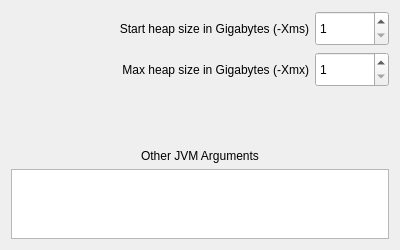
<?xml version="1.0" encoding="UTF-8"?>
<ui version="4.0">
 <class>Dialog</class>
 <widget class="QDialog" name="Dialog">
  <property name="geometry">
   <rect>
    <x>0</x>
    <y>0</y>
    <width>400</width>
    <height>250</height>
   </rect>
  </property>
  <property name="windowTitle">
   <string>Advanced Options</string>
  </property>
  <layout class="QGridLayout" name="gridLayout" rowstretch="1,1,1,1,1" columnstretch="4,1">
   <item row="0" column="0">
    <widget class="QLabel" name="label">
     <property name="sizePolicy">
      <sizepolicy hsizetype="Ignored" vsizetype="Expanding">
       <horstretch>0</horstretch>
       <verstretch>0</verstretch>
      </sizepolicy>
     </property>
     <property name="text">
      <string>Start heap size in Gigabytes (-Xms)</string>
     </property>
     <property name="alignment">
      <set>Qt::AlignRight|Qt::AlignTrailing|Qt::AlignVCenter</set>
     </property>
    </widget>
   </item>
   <item row="0" column="1">
    <widget class="QSpinBox" name="START_HEAP_SIZE">
     <property name="sizePolicy">
      <sizepolicy hsizetype="Minimum" vsizetype="Expanding">
       <horstretch>0</horstretch>
       <verstretch>0</verstretch>
      </sizepolicy>
     </property>
     <property name="minimum">
      <number>1</number>
     </property>
    </widget>
   </item>
   <item row="1" column="0">
    <widget class="QLabel" name="label_2">
     <property name="sizePolicy">
      <sizepolicy hsizetype="Preferred" vsizetype="Expanding">
       <horstretch>0</horstretch>
       <verstretch>0</verstretch>
      </sizepolicy>
     </property>
     <property name="text">
      <string>Max heap size in Gigabytes (-Xmx)</string>
     </property>
     <property name="alignment">
      <set>Qt::AlignRight|Qt::AlignTrailing|Qt::AlignVCenter</set>
     </property>
    </widget>
   </item>
   <item row="1" column="1">
    <widget class="QSpinBox" name="MAX_HEAP_SIZE">
     <property name="sizePolicy">
      <sizepolicy hsizetype="Minimum" vsizetype="Expanding">
       <horstretch>0</horstretch>
       <verstretch>0</verstretch>
      </sizepolicy>
     </property>
     <property name="minimum">
      <number>1</number>
     </property>
    </widget>
   </item>
   <item row="2" column="1">
    <spacer name="verticalSpacer">
     <property name="orientation">
      <enum>Qt::Vertical</enum>
     </property>
     <property name="sizeHint" stdset="0">
      <size>
       <width>20</width>
       <height>22</height>
      </size>
     </property>
    </spacer>
   </item>
   <item row="4" column="0" colspan="2">
    <widget class="QTextEdit" name="OTHER_ARGUMENTS"/>
   </item>
   <item row="3" column="0" colspan="2">
    <widget class="QLabel" name="label_3">
     <property name="sizePolicy">
      <sizepolicy hsizetype="Preferred" vsizetype="Expanding">
       <horstretch>0</horstretch>
       <verstretch>0</verstretch>
      </sizepolicy>
     </property>
     <property name="text">
      <string>Other JVM Arguments</string>
     </property>
     <property name="alignment">
      <set>Qt::AlignBottom|Qt::AlignHCenter</set>
     </property>
    </widget>
   </item>
  </layout>
 </widget>
 <resources/>
 <connections/>
</ui>
